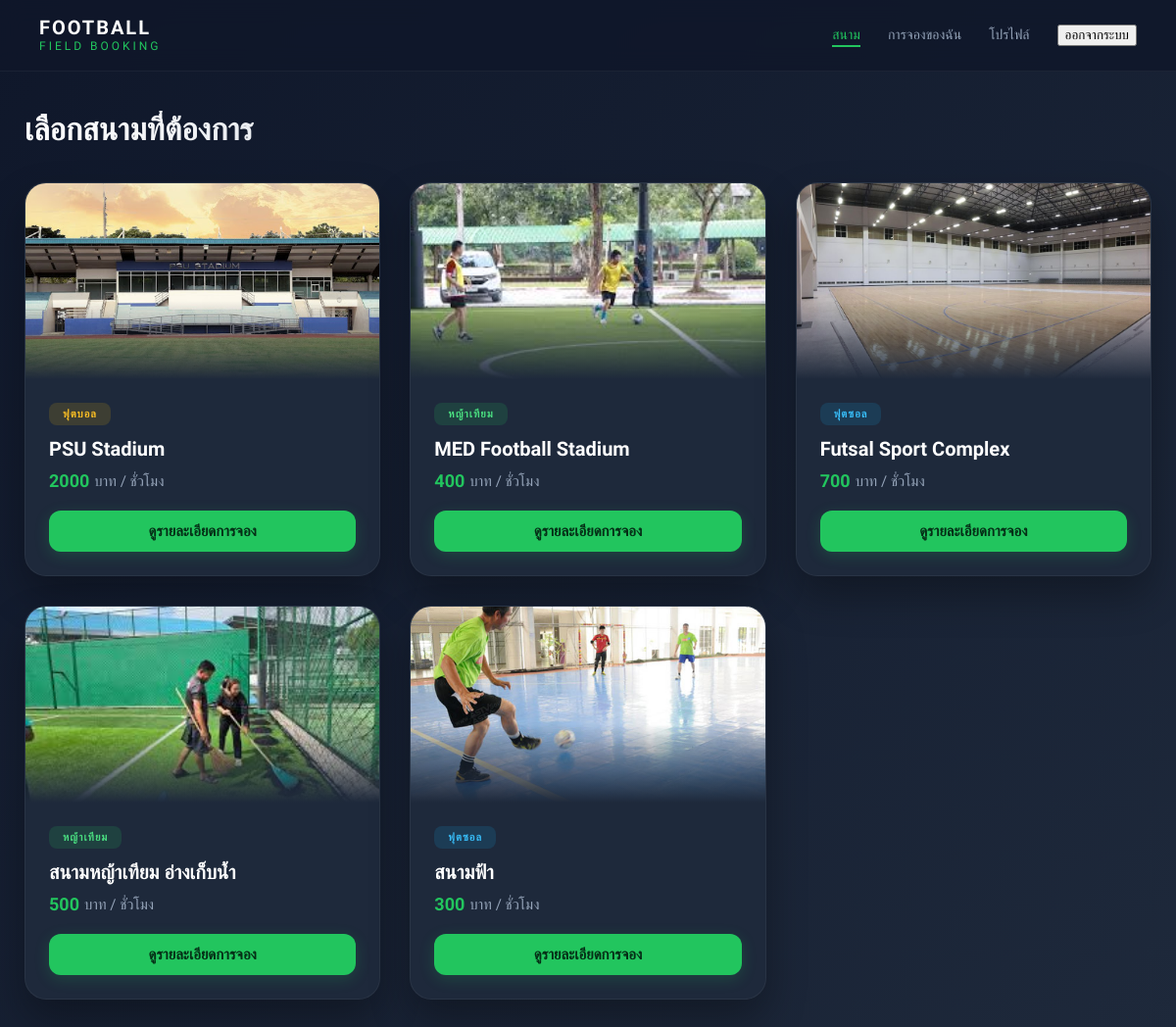
The page /home/ (signed in) on the database as committed earlier.
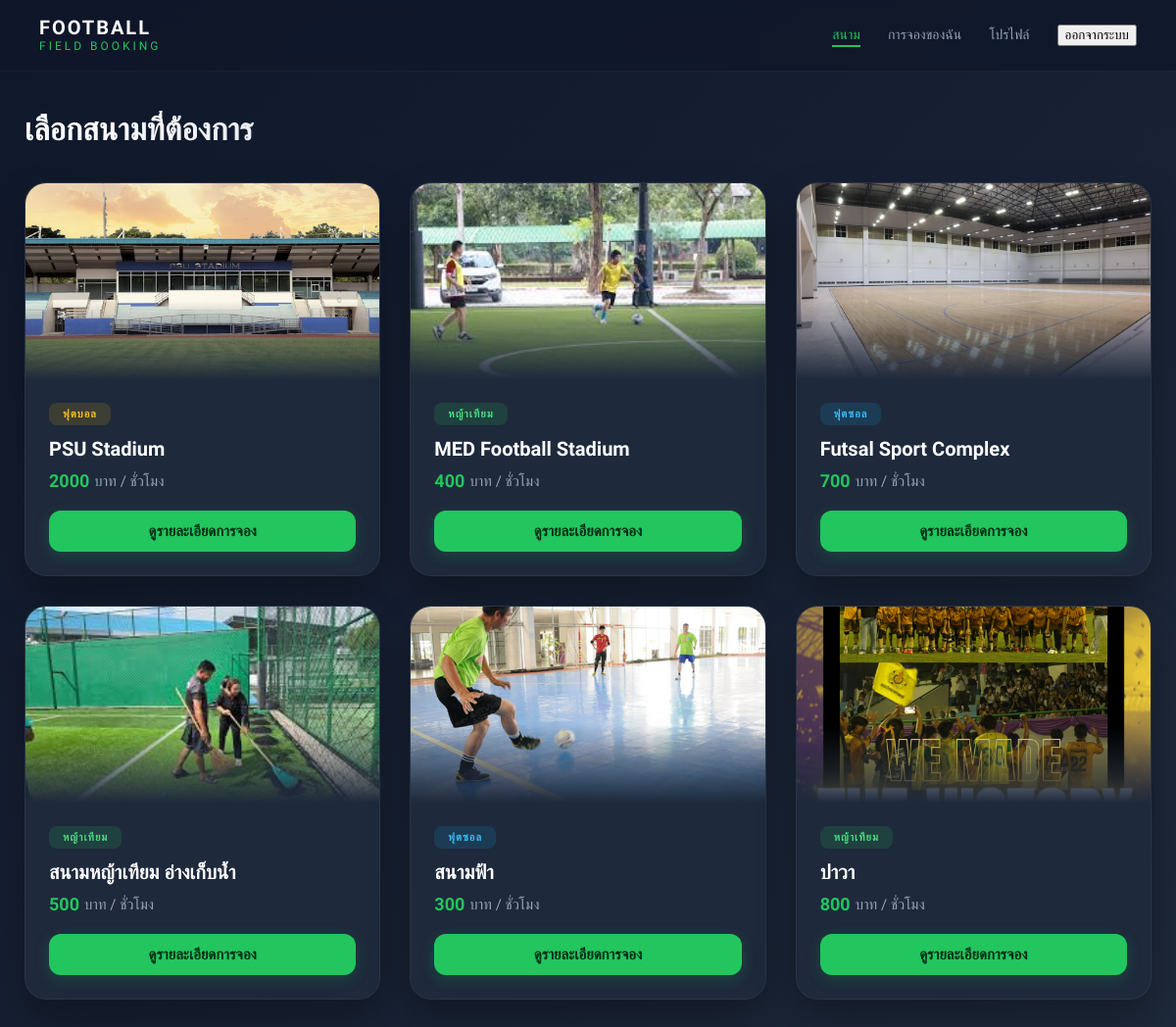
The same page on the database as committed later.
### booking/models.py (models this page shows, shortened)
class Field(models.Model):
    name = models.CharField(max_length=100)
    field_type = models.CharField(max_length=20, choices=FIELD_TYPE)
    price = models.IntegerField()
    image = models.ImageField(upload_to='fields/', null=True, blank=True)
    open_time = models.TimeField()
    close_time = models.TimeField()

### booking/views.py (the view)
# urls.py: path('home/', views.home, name='home'),
@login_required
def home(request):
    fields = Field.objects.all()
    return render(request, 'booking/home.html', {
        'fields': fields
    })

### booking/templates/booking/home.html (shortened to what this page needs)
{% load static %}
<!DOCTYPE html>
<html lang="th">
<head>
    <link rel="stylesheet" href="{% static 'booking/css/home.css' %}">
</head>
<body>
<div class="navbar">
    <div class="logo">
        <span class="logo-main">FOOTBALL</span>
        <span class="logo-sub">FIELD BOOKING</span>
    </div>
    <ul class="nav-menu">
        <li><a href="{% url 'home' %}" class="active">สนาม</a></li>
        <li><a href="{% url 'my_booking' %}">การจองของฉัน</a></li>
        <li><a href="{% url 'profile' %}">โปรไฟล์</a></li>
        <li>
                <form action="{% url 'logout' %}" method="POST" style="display:inline;">
                    <button type="submit" class="logout-btn">ออกจากระบบ</button>
                </form>
            </li>
    </ul>
</div>
<div class="container">
    <h1>เลือกสนามที่ต้องการ</h1>
    <div class="field-grid">
        {% for field in fields %}
        <div class="field-card">
            <div class="field-image">
                {% if field.image %}
                    <img src="{{ field.image.url }}" alt="{{ field.name }}">
                {% else %}
                    <img src="{% static 'booking/images/default.jpg' %}" alt="default field">
                {% endif %}
            </div>
            <div class="field-body">
                <span class="badge {{ field.field_type }}">
                    {{ field.get_field_type_display }}
                </span>
                <h3>{{ field.name }}</h3>
                <div class="price">
                    <strong>{{ field.price }}</strong> บาท / ชั่วโมง
                </div>
                <a href="{% url 'field_detail' field.id %}" class="btn">
                    ดูรายละเอียดการจอง
                </a>
            </div>
        </div>
        {% empty %}
        <div style="grid-column: 1/-1; text-align: center; padding: 50px;">
            <p style="color: #94a3b8; font-size: 18px;">ขออภัย! ยังไม่มีสนามเปิดให้บริการในขณะนี้</p>
        </div>
        {% endfor %}
    </div>
</div>
</body>
</html>

Rows that differ between the two databases and show on the page:
added Field: image (picture), field_type "หญ้าเทียม", name "ปาวา", price "800"
